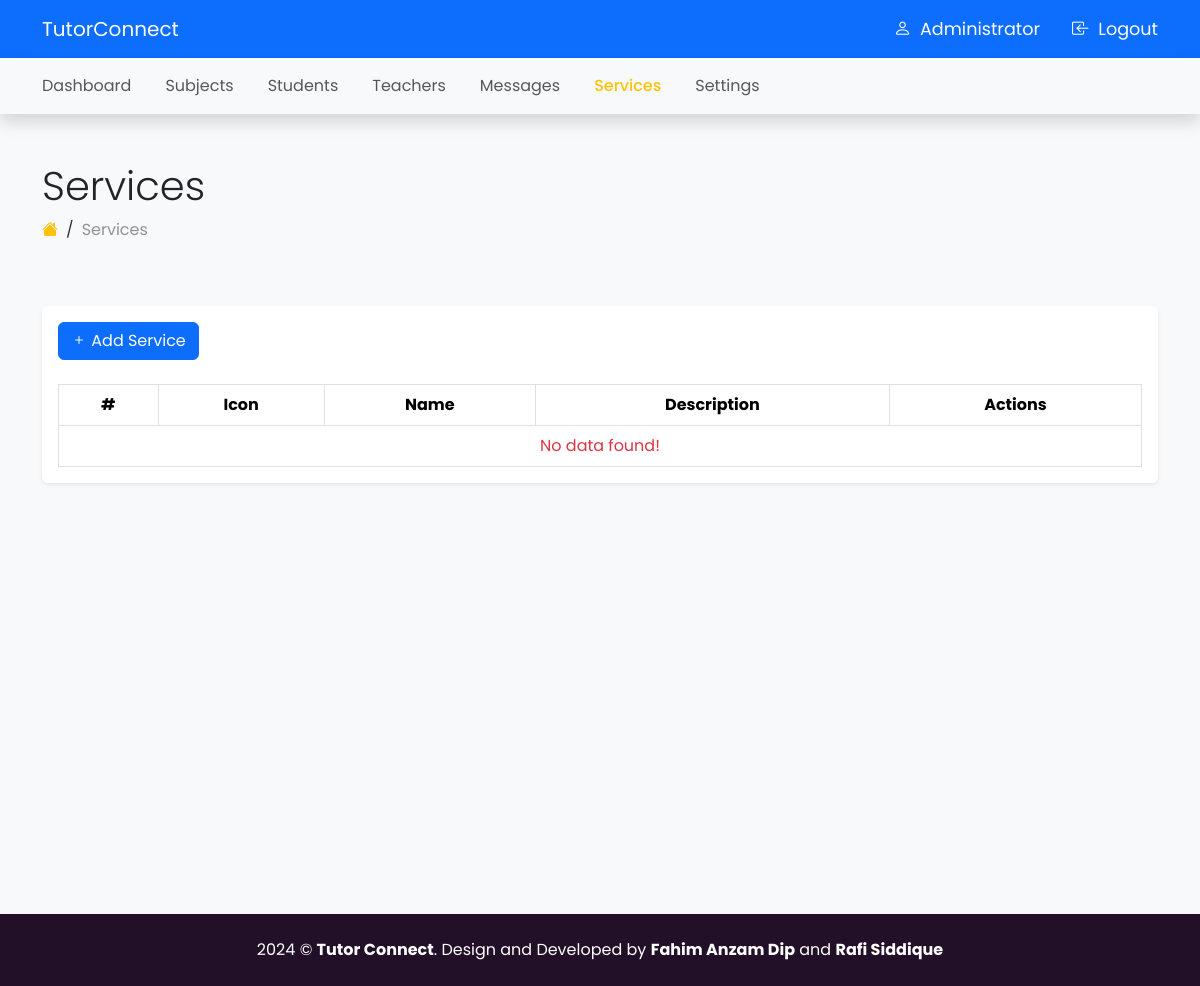
Before: /admin/services.php (signed in) with the older database file.
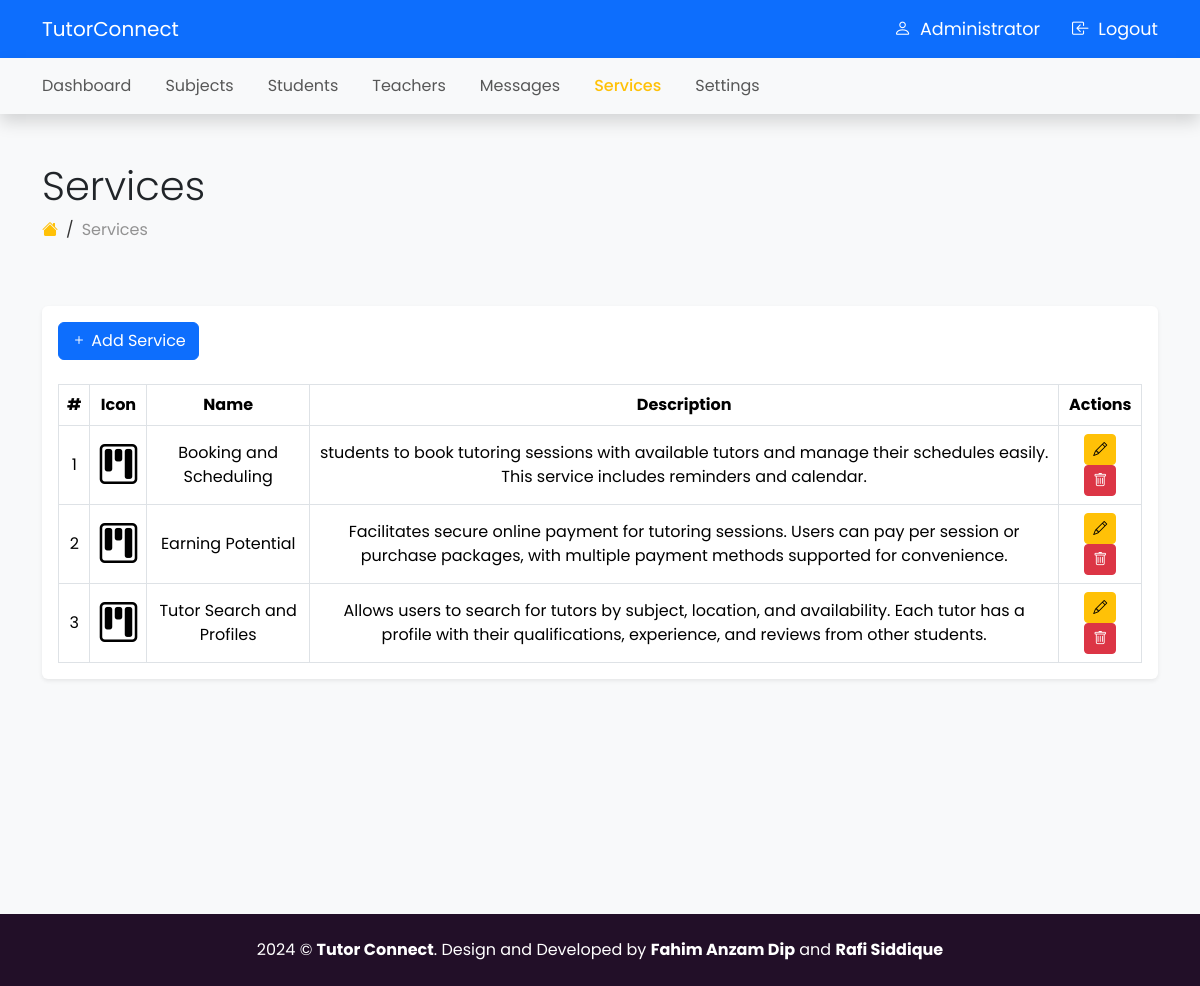
After: the same page with the newer database file.
### tables this page shows
CREATE TABLE `services` (
  `id` bigint NOT NULL,
  `name` varchar(255) DEFAULT NULL,
  `description` varchar(255) DEFAULT NULL,
  `icon` varchar(255) DEFAULT NULL
);

### admin/services.php (the view, shortened to what this page needs)
<?php include_once '../includes/admin_header.php' ?>
<section class="py-5 bg-light" style="min-height: 100vh;">
    <div class="container">
        <div class="row mb-5">
            <div class="col-md-12">
                <h2 class="display-6">Services</h2>
                <nav class="dashboard-breadcrumb">
                    <ol class="breadcrumb">
                        <li class="breadcrumb-item">
                            <a href="dashboard.php"><i class="bi bi-house-fill text-warning"></i></a>
                        </li>
                        <li class="breadcrumb-item active">Services</li>
                    </ol>
                </nav>
            </div>
        </div>
        <div class="row">
            <div class="col-md-12">
                <div class="card border-0 shadow-sm">
                    <div class="card-body">
                        <div class="row">
                            <div class="col-md-12 mb-4">
                                <a href="services_create.php" class="btn btn-primary">
                                    <i class="bi bi-plus"></i>
                                    Add Service
                                </a>
                            </div>
                            <div class="col-md-12">
                                <div class="table-responsive">
                                    <table class="table table-bordered mb-0">
                                        <thead>
                                        <tr>
                                            <th class="align-middle text-center">#</th>
                                            <th class="align-middle text-center">Icon</th>
                                            <th class="align-middle text-center">Name</th>
                                            <th class="align-middle text-center">Description</th>
                                            <th class="align-middle text-center">Actions</th>
                                        </tr>
                                        </thead>
                                        <tbody>
                                        <?php
                                        $query = "SELECT * FROM services";
                                        $services = mysqli_query($connection, $query);
                                        ?>
                                        <?php if(mysqli_num_rows($services) > 0): ?>
                                            <?php foreach ($services as $key => $service): ?>
                                                <tr>
                                                    <td class="align-middle text-center"><?= $key+1 ?></td>
                                                    <td class="align-middle text-center">
                                                        <i style="font-size: 40px;" class="<?= $service['icon'] ?>"></i>
                                                    </td>
                                                    <td class="align-middle text-center"><?= $service['name'] ?></td>
                                                    <td class="align-middle text-center"><?= $service['description'] ?></td>
                                                    <td class="align-middle text-center">
                                                        <a href="services_edit.php?id=<?= $service['id'] ?>" class="btn btn-warning btn-sm">
                                                            <i class="bi bi-pencil"></i>
                                                        </a>
                                                        <a href="services.php?delete=<?= $service['id'] ?>" class="btn btn-danger btn-sm"
                                                           onclick="return confirm('Are you sure?')">
                                                            <i class="bi bi-trash"></i>
                                                        </a>
                                                    </td>
                                                </tr>
                                            <?php endforeach; ?>
                                        <?php else: ?>
                                            <tr>
                                                <td colspan="5" class="align-middle text-center text-danger">No data found!</td>
                                            </tr>
                                        <?php endif; ?>
                                        </tbody>
                                    </table>
                                </div>
                            </div>
                        </div>
                    </div>
                </div>
            </div>
        </div>
    </div>
</section>
<?php include_once '../includes/admin_footer.php' ?>

Changed rows visible on the page:
added services: name "Booking and Scheduling", description "students to book tutoring sessions with available tutors and manage their schedules easily. This service includes reminders and calendar."
added services: name "Earning Potential", description "Facilitates secure online payment for tutoring sessions. Users can pay per session or purchase packages, with multiple payment methods supported for convenience."
added services: name "Tutor Search and Profiles", description "Allows users to search for tutors by subject, location, and availability. Each tutor has a profile with their qualifications, experience, and reviews from other students."
Other visible differences:
text no longer shown: "No data found!"
